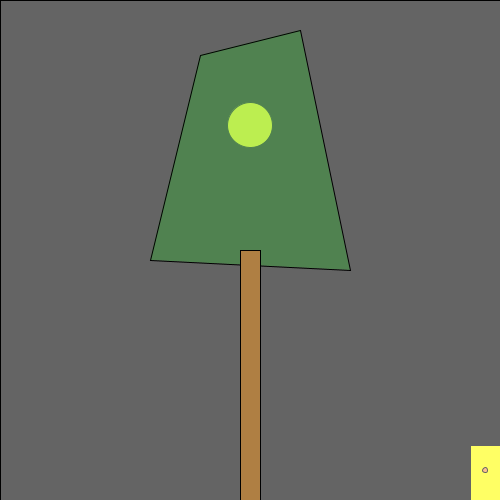
Frame 1 (no input)
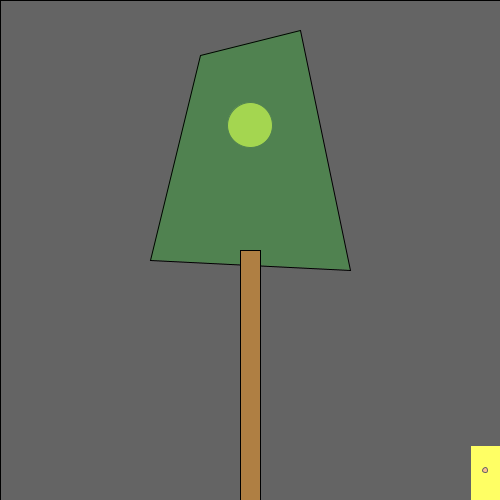
Frame 60 (the mouse pressed at the canvas centre just before this capture)
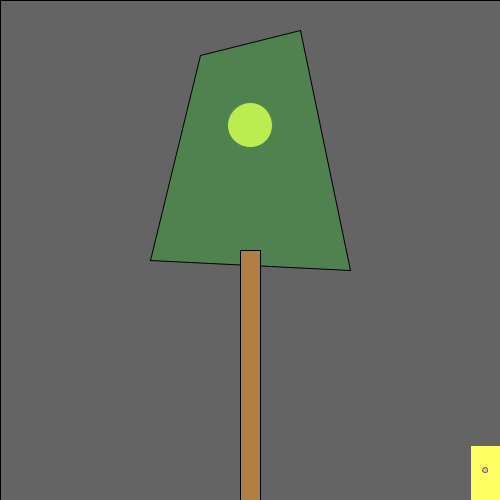
Frame 120 (the mouse held since frame 60 and released just before this capture)

The Processing sketch that drew these frames (run headless with seeded random() and noise(); from frame 60 on, the mouse is pressed at the canvas centre):

// Processing sketch: processing_108824
// ── processing_108824.pde

/*
  Norm Krumpe
  September 22, 2012
  Models a light that is triggered by motion (in this case, motion
  of the mouse).  The light also has a timer.  So, motion turns on the
  light, but a certain amount of time passing with no motion will
  cause the light to turn off again.
*/

// How close you need to get to the
// light sensor in order to turn on
// the light.  Higher values make it
// easier to trigger the light.  Distance
// is measured in pixels.
final int TRIGGER_DISTANCE = 50;

// The location of the sensor:
final int SWITCH_CENTER_X = 485;
final int SWITCH_CENTER_Y = 470;

// seconds until light shuts off automatically when there is no motion
final float SECONDS_UNTIL_AUTO_SHUTOFF = 10; 

// Light will initially be on because of this next value.
// Want the light off initially?  
// Set this to something less than SECONDS_UNTIL_AUTO_SHUTOFF
float timeOfLastTrigger = 0; 
boolean revealTriggerRegion = false;

// Just choose a window size
void setup() {
  size(500, 500);
}

// Each time the mouse moves, check to see
// if it triggered the motion sensor
void mouseMoved() {
  if (motionSensorWasTriggered()) {
    timeOfLastTrigger = millis()/1000.0;
  }
}

// When a key is pressed, toggle the "cheat" that
// reveals the motion sensor's trigger region.
void keyPressed() {
  revealTriggerRegion = !revealTriggerRegion;
}

// Draw the various parts of the scene
void draw() {
  background(0);

  drawLightSwitch();
  drawLamp();  
  drawTriggerRegion();
}

// Draws all components of the lamp
void drawLamp() {
  drawLight();
  fill(0, 255, 0, 50);
  quad(200, 55, 300, 30, 350, 270, 150, 260);
  fill(175, 127, 67);
  rect(240, 250, 20, 250);
}

// How the light gets drawn depends on whether
// the lightbulb is lit.
void drawLight() {

  if (secondsSinceLastTrigger() < SECONDS_UNTIL_AUTO_SHUTOFF) {
    // If the light is on:
    int strength = (int)random(156, 256);
    fill(strength, strength, 0);
    ellipse(250, 125, 45, 45);
    fill(255, 100);
    rect(0, 0, width, height);
  }

  else {
    // Light is off:
    fill(10, 10, 0);
    ellipse(250, 125, 45, 45);
  }
}

// Draw the light switch/sensor
void drawLightSwitch() {
  fill(255, 255, 0);
  rect(SWITCH_CENTER_X - 15, SWITCH_CENTER_Y - 25, 30, 60);
  fill(255, 150, 70);
  ellipse(SWITCH_CENTER_X, SWITCH_CENTER_Y, 5, 5);
}

// Return true if the mouse triggered the sensor
boolean motionSensorWasTriggered() {
  return distanceFromLightSwitch() < TRIGGER_DISTANCE;
}

// Compute the distance between the mouse and the sensor
float distanceFromLightSwitch() {  
  return dist(mouseX, mouseY, SWITCH_CENTER_X, SWITCH_CENTER_Y);
}

// Determine how long it has been since the motion sensor
// was last turned on.
float secondsSinceLastTrigger() {
  return millis()/1000.0 - timeOfLastTrigger;
}

// Show a "cheat" region so that you know where the mouse
// needs to go in order to trigger the light sensor
void drawTriggerRegion() {
  if (revealTriggerRegion) {
    fill(255, 25);
    ellipse(SWITCH_CENTER_X, SWITCH_CENTER_Y, 
    TRIGGER_DISTANCE * 2, TRIGGER_DISTANCE * 2);
  }
}
